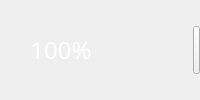
       <widget class="QWidget" name="dfour" native="true">
        <layout class="QHBoxLayout" name="horizontalLayout_5">
         <property name="spacing">
          <number>0</number>
         </property>
         <property name="leftMargin">
          <number>17</number>
         </property>
         <property name="topMargin">
          <number>0</number>
         </property>
         <property name="rightMargin">
          <number>0</number>
         </property>
         <property name="bottomMargin">
          <number>0</number>
         </property>
         <item>
          <widget class="QLabel" name="batLblText">
           <property name="palette">
            <palette>
             <active>
              <colorrole role="WindowText">
               <brush brushstyle="SolidPattern">
                <color alpha="255">
                 <red>255</red>
                 <green>255</green>
                 <blue>255</blue>
                </color>
               </brush>
              </colorrole>
              <colorrole role="Text">
               <brush brushstyle="SolidPattern">
                <color alpha="255">
                 <red>255</red>
                 <green>255</green>
                 <blue>255</blue>
                </color>
               </brush>
              </colorrole>
              <colorrole role="ButtonText">
               <brush brushstyle="SolidPattern">
                <color alpha="255">
                 <red>255</red>
                 <green>255</green>
                 <blue>255</blue>
                </color>
               </brush>
              </colorrole>
             </active>
             <inactive>
              <colorrole role="WindowText">
               <brush brushstyle="SolidPattern">
                <color alpha="255">
                 <red>255</red>
                 <green>255</green>
                 <blue>255</blue>
                </color>
               </brush>
              </colorrole>
              <colorrole role="Text">
               <brush brushstyle="SolidPattern">
                <color alpha="255">
                 <red>255</red>
                 <green>255</green>
                 <blue>255</blue>
                </color>
               </brush>
              </colorrole>
              <colorrole role="ButtonText">
               <brush brushstyle="SolidPattern">
                <color alpha="255">
                 <red>255</red>
                 <green>255</green>
                 <blue>255</blue>
                </color>
               </brush>
              </colorrole>
             </inactive>
             <disabled>
              <colorrole role="WindowText">
               <brush brushstyle="SolidPattern">
                <color alpha="255">
                 <red>120</red>
                 <green>120</green>
                 <blue>120</blue>
                </color>
               </brush>
              </colorrole>
              <colorrole role="Text">
               <brush brushstyle="SolidPattern">
                <color alpha="255">
                 <red>120</red>
                 <green>120</green>
                 <blue>120</blue>
                </color>
               </brush>
              </colorrole>
              <colorrole role="ButtonText">
               <brush brushstyle="SolidPattern">
                <color alpha="255">
                 <red>120</red>
                 <green>120</green>
                 <blue>120</blue>
                </color>
               </brush>
              </colorrole>
             </disabled>
            </palette>
           </property>
           <property name="font">
            <font>
             <family>Trebuchet MS</family>
             <pointsize>18</pointsize>
            </font>
           </property>
           <property name="layoutDirection">
            <enum>Qt::LeftToRight</enum>
           </property>
           <property name="text">
            <string>100%</string>
           </property>
           <property name="alignment">
            <set>Qt::AlignCenter</set>
           </property>
          </widget>
         </item>
         <item>
          <widget class="QLabel" name="batLbl">
           <property name="text">
            <string/>
           </property>
           <property name="pixmap">
            <pixmap resource="../Resources/PyramidWidgets.qrc">:/Pyramid/bat_100.png</pixmap>
           </property>
           <property name="scaledContents">
            <bool>false</bool>
           </property>
           <property name="alignment">
            <set>Qt::AlignCenter</set>
           </property>
          </widget>
         </item>
         <item>
          <widget class="QPushButton" name="pushButton_6">
           <property name="minimumSize">
            <size>
             <width>7</width>
             <height>48</height>
            </size>
           </property>
           <property name="maximumSize">
            <size>
             <width>7</width>
             <height>48</height>
            </size>
           </property>
           <property name="styleSheet">
            <string notr="true"> QPushButton:hover:pressed {border-image: url(:/Pyramid/razd.png);}
 
QPushButton{	border-image: url(:/Pyramid/razd.png);}

 QPushButton:hover {	border-image: url(:/Pyramid/razd.png);}</string>
           </property>
           <property name="text">
            <string/>
           </property>
          </widget>
         </item>
        </layout>
       </widget>
